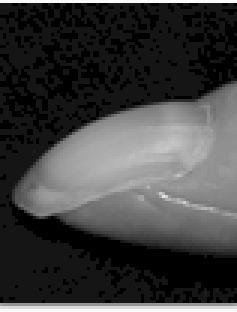
#> input picture test/0_corrected.png, 79 x 104 px (shown 3 times larger); its folder holds 4 pictures in this run
$ python test.py
#> lines starting #> are read from the running program, lines starting #| are printed output that depends on the picture
#> the answer given: test
#> pass 2 of the loop in renamer, `for photo in os.listdir(folder_name):`:
#> pass 3 of the loop in renamer, `for photo in os.listdir(folder_name):`:
#> the loop made 4 passes; the first 3 are shown
import cv2
import os


def find_end_y(img, ymin, xmin):
    for y in range(ymin, img.shape[1]):
        if [i for i in range(3) if img[xmin, y][i] > 250]:
            return y
    return img.shape[1]


def find_end_x(img, ymin, xmin):
    for x in range(xmin, img.shape[0]):
        if [i for i in range(3) if img[x, ymin][i] > 250]:
            return x
    return img.shape[0]


def start_find(img, ymin, xmin, name, name_folder):
    ymax = find_end_y(img, ymin, xmin)
    xmax = find_end_x(img, ymin, xmin)
    if (xmax - xmin) < 40 or (ymax - ymin) < 40:
        pass
    else:
        new_image = img[xmin+1:xmax-3, ymin:ymax]
        cv2.imwrite('test/'+str(name) + '_corrected' + '_from_image_' + str(name_folder) + '.png', new_image)
        img[xmin:xmax, ymin:ymax] = [255, 255, 255]


def find_mini_images(img, name_folder):
    index = 0
    for x in range(img.shape[0]):
        for y in range(img.shape[1]):
            if [i for i in range(3) if img[x, y][i] < 250]:
                start_find(img, y, x, index, name_folder)
                index += 1


def open_image(url):
#> called with url = 'test/0_corrected.png'
    img = cv2.imread(url, cv2.IMREAD_COLOR)
#> img is the input picture: shape (104, 79, 3); min 0, max 249, mean 64.2
    print('new_image', url[url.index(os.path.sep)+1:url.index('.')])
    find_mini_images(img, url[url.index(os.path.sep)+1:url.index('.')])
#> the loop in find_mini_images, `for x in range(img.shape[0]):` made 104 passes
#> pass 1, in start_find, `new_image = img[xmin+1:xmax-3, ymin:ymax]`:
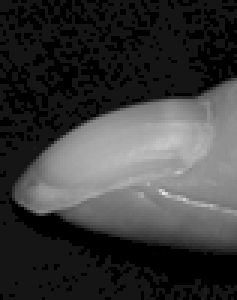
#> new_image: shape (100, 79, 3) (shown 3 times larger); min 0, max 229, mean 58.1
#> after the loop in find_mini_images, `for x in range(img.shape[0]):`: img: shape (104, 79, 3); every value is 255
#> after the loop in find_mini_images, `for x in range(img.shape[0]):`: index = 1


def start_program(folder_name):
    for photo in os.listdir(folder_name):
        open_image(os.path.join(folder_name, photo))
#> pass 2 of the loop in start_program, `for photo in os.listdir(folder_name):`:
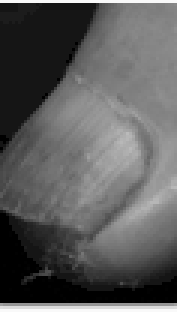
#> input picture test/1_corrected.png, 59 x 104 px (shown 3 times larger)
#> in open_image, img is the input picture: shape (104, 59, 3); min 0, max 249, mean 91.4
#> the loop in find_mini_images (call 2), `for x in range(img.shape[0]):` made 104 passes
#> pass 1, in start_find (call 2), `new_image = img[xmin+1:xmax-3, ymin:ymax]`:
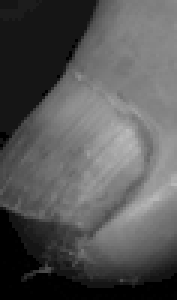
#> new_image: shape (100, 59, 3) (shown 3 times larger); min 0, max 186, mean 86.4
#> pass 3 of the loop in start_program, `for photo in os.listdir(folder_name):`:
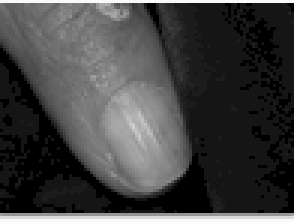
#> input picture test/237_corrected.png, 98 x 74 px (shown 3 times larger)
#> in open_image, img is the input picture: shape (74, 98, 3); min 0, max 249, mean 65.2
#> the loop in find_mini_images (call 3), `for x in range(img.shape[0]):` made 74 passes
#> pass 1, in start_find (call 3), `new_image = img[xmin+1:xmax-3, ymin:ymax]`:
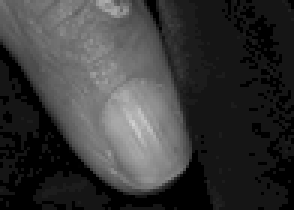
#> new_image: shape (70, 98, 3) (shown 3 times larger); min 0, max 209, mean 56.5
#> the loop made 4 passes; the first 3 are shown


def renamer(folder_name):
    index = 1000
    for photo in os.listdir(folder_name):
        if photo.endswith(".png"):
            index += 1
            os.rename(os.path.join(folder_name, photo), os.path.join(folder_name, str(index) + '.png'))

    start_program(folder_name)


def start():
    print('Введите название папка (в данной директории)')
    folder_name = input()
    renamer(folder_name)


if __name__ == '__main__':
    start()
